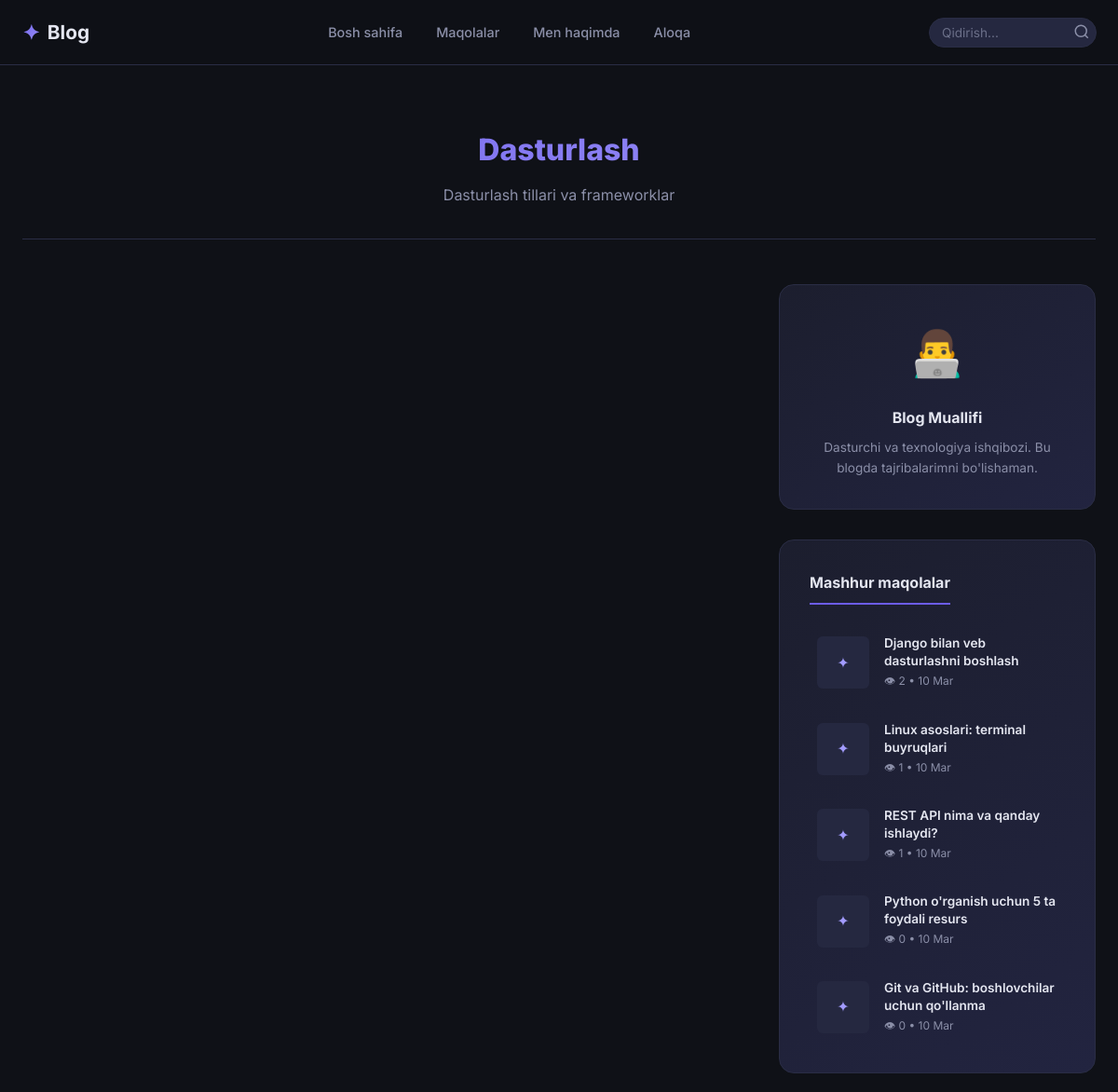
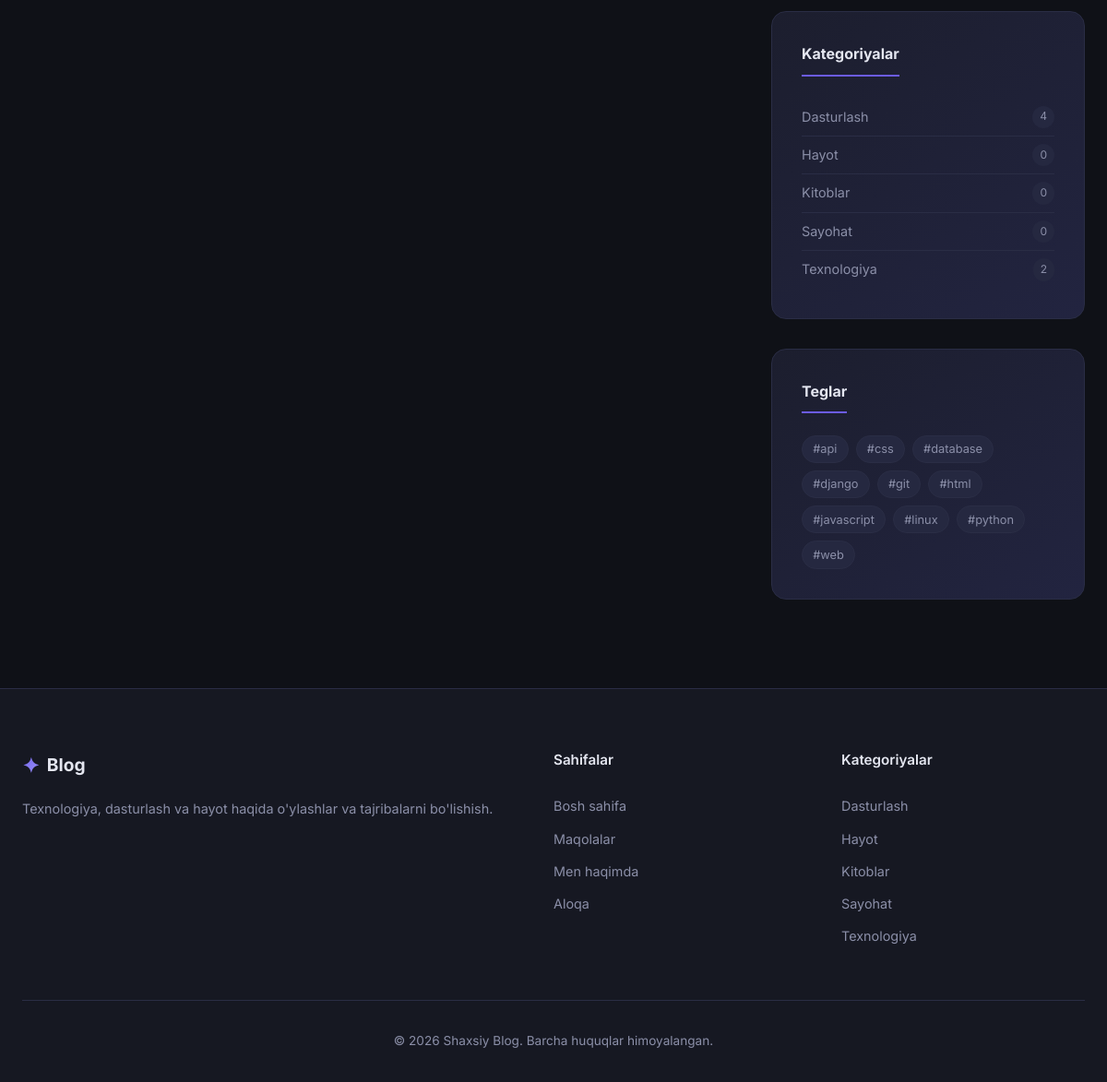
The app's page /category/dasturlash/ with its own data (2 pictures, top to bottom).
### blog/models.py (models this page shows, shortened)
class Category(models.Model):
    name = models.CharField(max_length=100, verbose_name="Kategoriya nomi")
    slug = models.SlugField(unique=True, verbose_name="Slug")
    description = models.TextField(blank=True, verbose_name="Tavsif")
    class Meta:
        verbose_name = "Kategoriya"
        verbose_name_plural = "Kategoriyalar"
        ordering = ['name']
    def get_absolute_url(self):
        return reverse('blog:category', kwargs={'slug': self.slug})
    def post_count(self):
        return self.posts.filter(status='published').count()

class Post(models.Model):
    STATUS_CHOICES = (
        ('draft', 'Qoralama'),
        ('published', 'Nashr etilgan'),
    )
    title = models.CharField(max_length=200, verbose_name="Sarlavha")
    slug = models.SlugField(unique=True, verbose_name="Slug")
    content = models.TextField(verbose_name="Asosiy matn")
    excerpt = models.TextField(verbose_name="Qisqa tavsif", help_text="Maqolalar ro'yxatida ko'rsatiladi")
    category = models.ForeignKey(Category, on_delete=models.SET_NULL, null=True, related_name='posts', verbose_name="Kategoriya")
    tags = models.ManyToManyField(Tag, blank=True, related_name='posts', verbose_name="Teglar")
    image = models.ImageField(upload_to='posts/%Y/%m/', blank=True, null=True, verbose_name="Muqova rasmi")
    status = models.CharField(max_length=10, choices=STATUS_CHOICES, default='draft', verbose_name="Holati")
    is_pinned = models.BooleanField(default=False, verbose_name="Pinlangan")
    view_count = models.PositiveIntegerField(default=0, verbose_name="Ko'rishlar soni")
    created_at = models.DateTimeField(auto_now_add=True, verbose_name="Yaratilgan sana")
    updated_at = models.DateTimeField(auto_now=True, verbose_name="Yangilangan sana")
    class Meta:
        verbose_name = "Maqola"
        verbose_name_plural = "Maqolalar"
        ordering = ['-created_at']
    def get_absolute_url(self):
        return reverse('blog:post_detail', kwargs={'slug': self.slug})
    def reading_time(self):
        word_count = len(self.content.split())
        minutes = math.ceil(word_count / 200)
        return max(1, minutes)

class Tag(models.Model):
    name = models.CharField(max_length=50, verbose_name="Teg nomi")
    slug = models.SlugField(unique=True, verbose_name="Slug")
    class Meta:
        verbose_name = "Teg"
        verbose_name_plural = "Teglar"
        ordering = ['name']
    def get_absolute_url(self):
        return reverse('blog:tag', kwargs={'slug': self.slug})

### blog/views.py (the view)
# urls.py: path('category/<slug:slug>/', views.category_view, name='category'),
def category_view(request, slug):
    category = get_object_or_404(Category, slug=slug)
    posts = Post.objects.filter(status='published', category=category)
    paginator = Paginator(posts, settings.POSTS_PER_PAGE)
    page = request.GET.get('page')
    posts = paginator.get_page(page)
    context = {
        'category': category,
        'posts': posts,
        'page_title': f"{category.name} — {settings.BLOG_TITLE}",
        'meta_description': category.description or f"{category.name} kategoriyasidagi maqolalar",
    }
    return render(request, 'blog/category.html', context)

### blog/context_processors.py (called while the page is built)
def sidebar_context(request):
    return {
        'sidebar_categories': Category.objects.all()[:10],
        'sidebar_tags': Tag.objects.all()[:20],
        'sidebar_popular_posts': Post.objects.filter(
            status='published'
        ).order_by('-view_count')[:5],
    }

### templates/blog/category.html (shortened to what this page needs)
{% extends 'base.html' %}
{% block content %}
<section class="section">
    <div class="container">
        <div class="page-header">
            <h1 class="page-title">{{ category.name }}</h1>
            {% if category.description %}
            <p class="page-subtitle">{{ category.description }}</p>
            {% endif %}
        </div>
        <div class="content-layout">
            <div class="content-main">
                <div class="posts-list">
                </div>
            </div>
            {% include 'blog/includes/sidebar.html' %}
        </div>
    </div>
</section>
{% endblock %}

### templates/base.html (shortened to what this page needs)
{% load static %}
<!DOCTYPE html>
<html lang="uz">
<head>
    <link rel="stylesheet" href="https://cdnjs.cloudflare.com/ajax/libs/highlight.js/11.9.0/styles/atom-one-dark.min.css">
    <link rel="stylesheet" href="{% static 'css/style.css' %}">
</head>
<body>
    <nav class="navbar" id="navbar">
        <div class="container navbar-content">
            <a href="{% url 'blog:home' %}" class="navbar-brand">
                <span class="brand-icon">✦</span>
                <span class="brand-text">Blog</span>
            </a>
            <ul class="navbar-nav" id="navbarNav">
                <li><a href="{% url 'blog:home' %}" class="nav-link {% if request.resolver_match.url_name == 'home' %}active{% endif %}">Bosh sahifa</a></li>
                <li><a href="{% url 'blog:post_list' %}" class="nav-link {% if request.resolver_match.url_name == 'post_list' %}active{% endif %}">Maqolalar</a></li>
                <li><a href="{% url 'blog:about' %}" class="nav-link {% if request.resolver_match.url_name == 'about' %}active{% endif %}">Men haqimda</a></li>
                <li><a href="{% url 'blog:contact' %}" class="nav-link {% if request.resolver_match.url_name == 'contact' %}active{% endif %}">Aloqa</a></li>
            </ul>
            <div class="navbar-search">
                <form action="{% url 'blog:search' %}" method="get" class="search-form-nav">
                    <input type="text" name="q" placeholder="Qidirish..." class="search-input-nav" value="{{ request.GET.q|default:'' }}">
                    <button type="submit" class="search-btn-nav">
                        <svg width="18" height="18" viewBox="0 0 24 24" fill="none" stroke="currentColor" stroke-width="2"><circle cx="11" cy="11" r="8"/><path d="m21 21-4.35-4.35"/></svg>
                    </button>
                </form>
            </div>
        </div>
    </nav>
    <main class="main-content">
        {% block content %}{% endblock %}
    </main>
    <footer class="footer">
        <div class="container">
            <div class="footer-grid">
                <div class="footer-about">
                    <a href="{% url 'blog:home' %}" class="footer-brand">
                        <span class="brand-icon">✦</span>
                        <span>Blog</span>
                    </a>
                    <p>Texnologiya, dasturlash va hayot haqida o'ylashlar va tajribalarni bo'lishish.</p>
                </div>
                <div class="footer-links">
                    <h4>Sahifalar</h4>
                    <ul>
                        <li><a href="{% url 'blog:home' %}">Bosh sahifa</a></li>
                        <li><a href="{% url 'blog:post_list' %}">Maqolalar</a></li>
                        <li><a href="{% url 'blog:about' %}">Men haqimda</a></li>
                        <li><a href="{% url 'blog:contact' %}">Aloqa</a></li>
                    </ul>
                </div>
                <div class="footer-categories">
                    <h4>Kategoriyalar</h4>
                    <ul>
                        {% for cat in sidebar_categories|slice:":5" %}
                        <li><a href="{{ cat.get_absolute_url }}">{{ cat.name }}</a></li>
                        {% empty %}
                        <li>Hali kategoriyalar yo'q</li>
                        {% endfor %}
                    </ul>
                </div>
            </div>
            <div class="footer-bottom">
                <p>&copy; 2026 Shaxsiy Blog. Barcha huquqlar himoyalangan.</p>
            </div>
        </div>
    </footer>
</body>
</html>

### templates/blog/includes/sidebar.html
<aside class="sidebar">
    <div class="sidebar-widget">
        <div class="widget-author">
            <div class="author-avatar">👨‍💻</div>
            <h4>Blog Muallifi</h4>
            <p>Dasturchi va texnologiya ishqibozi. Bu blogda tajribalarimni bo'lishaman.</p>
        </div>
    </div>
    {% if sidebar_popular_posts %}
    <div class="sidebar-widget">
        <h3 class="widget-title">Mashhur maqolalar</h3>
        <div class="widget-posts">
            {% for post in sidebar_popular_posts %}
            <a href="{{ post.get_absolute_url }}" class="widget-post-item">
                {% if post.image %}
                <img src="{{ post.image.url }}" alt="{{ post.title }}" class="widget-post-img" loading="lazy">
                {% else %}
                <div class="widget-post-img widget-post-placeholder">✦</div>
                {% endif %}
                <div class="widget-post-info">
                    <span class="widget-post-title">{{ post.title|truncatewords:8 }}</span>
                    <span class="widget-post-meta">👁 {{ post.view_count }} • {{ post.created_at|date:"d M" }}</span>
                </div>
            </a>
            {% endfor %}
        </div>
    </div>
    {% endif %}
    {% if sidebar_categories %}
    <div class="sidebar-widget">
        <h3 class="widget-title">Kategoriyalar</h3>
        <ul class="widget-categories">
            {% for cat in sidebar_categories %}
            <li>
                <a href="{{ cat.get_absolute_url }}">
                    <span>{{ cat.name }}</span>
                    <span class="cat-count">{{ cat.post_count }}</span>
                </a>
            </li>
            {% endfor %}
        </ul>
    </div>
    {% endif %}
    {% if sidebar_tags %}
    <div class="sidebar-widget">
        <h3 class="widget-title">Teglar</h3>
        <div class="tags-cloud">
            {% for tag in sidebar_tags %}
            <a href="{{ tag.get_absolute_url }}" class="tag-cloud-item">#{{ tag.name }}</a>
            {% endfor %}
        </div>
    </div>
    {% endif %}
</aside>

### records on screen
Category: name "Dasturlash", description "Dasturlash tillari va frameworklar", post_count "4"
Post: title "Django bilan veb dasturlashni boshlash", view_count "2", created_at "10 Mar"
Post: title "Linux asoslari: terminal buyruqlari", view_count "1", created_at "10 Mar"
Post: title "REST API nima va qanday ishlaydi?", view_count "1", created_at "10 Mar"
Post: title "Python o'rganish uchun 5 ta foydali resurs", view_count "0", created_at "10 Mar"
Post: title "Git va GitHub: boshlovchilar uchun qo'llanma", view_count "0", created_at "10 Mar"
Category: name "Hayot", post_count "0"
Category: name "Kitoblar", post_count "0"
Category: name "Sayohat", post_count "0"
Category: name "Texnologiya", post_count "2"
Tag: name "api"
Tag: name "css"
Tag: name "database"
Tag: name "django"
Tag: name "git"
Tag: name "html"
Tag: name "javascript"
Tag: name "linux"
Tag: name "python"
Tag: name "web"
